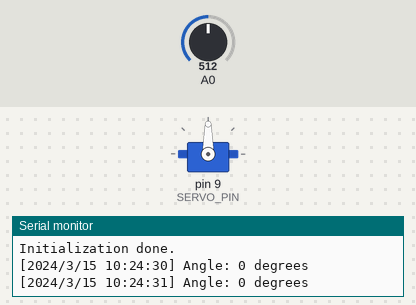
Bench run of a sketch on a simulated Arduino Uno, built with avr-gcc and run on an emulated ATmega328P. Parts: servo, the last lines printed to the serial monitor. The inputs (shaded band) are chosen by the test bench; at power-on: A0 = 512. The local clock reads 2024-03-15 10:24:30 at power-on unless the sketch sets it; storage starts empty.

Above: at 1.2 s.
1.3 s: A0 set to 716
At 1.9 s:
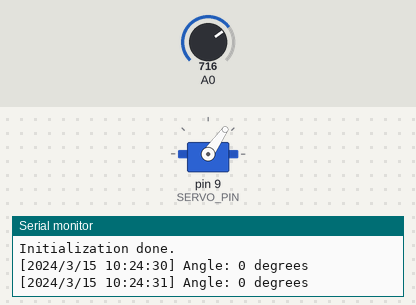
2.8 s: A0 set to 900
At 4.0 s:
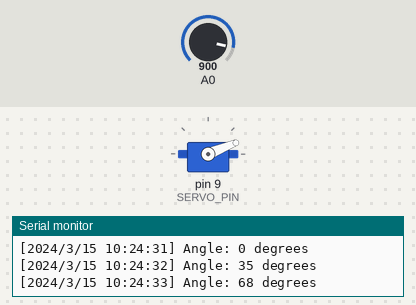
4.3 s: A0 set to 1023
At 5.4 s:
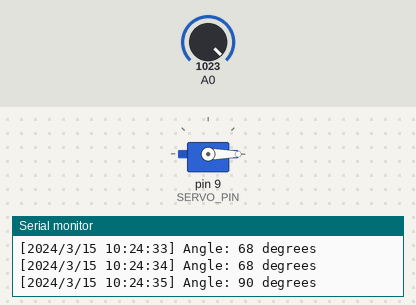
5.8 s: A0 set to 306
At 6.5 s:
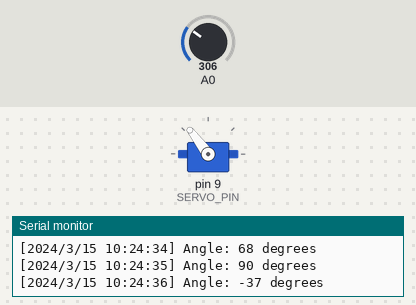
7.3 s: A0 set to 122
At 7.7 s:
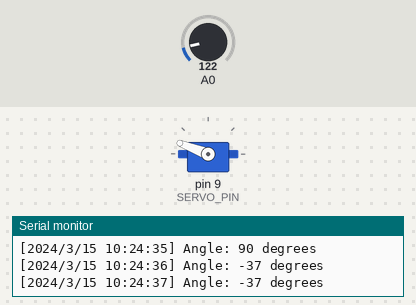
8.8 s: A0 set to 0
At 10.0 s:
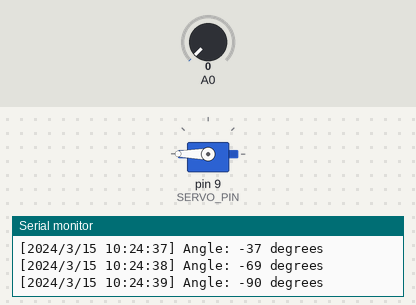
Timing chart, 0 to 11.3 s (numbered marks = the images above; inputs shaded):
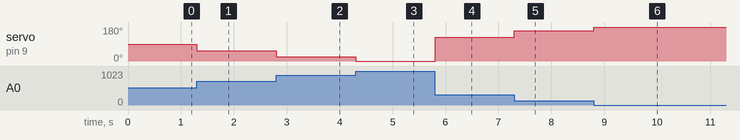

Measured:
- after the input at 1.3 s, servo on pin 9 (SERVO_PIN): 90° → 55° at once
- after the input at 2.8 s, servo on pin 9 (SERVO_PIN): 55° → 22° at once
- after the input at 4.3 s, servo on pin 9 (SERVO_PIN): 22° → 0° at once
- after the input at 5.8 s, servo on pin 9 (SERVO_PIN): 0° → 127° at once
- after the input at 7.3 s, servo on pin 9 (SERVO_PIN): 127° → 159° at once
- after the input at 8.8 s, servo on pin 9 (SERVO_PIN): 159° → 180° at once

The sketch:

introTask.ino
```cpp
#include <Servo.h>
#include "RTClib.h"
//SD Library has to be added to libraries.txt
#include <SD.h>

//pins section
#define CS_PIN 10
#define SERVO_PIN 9

int val;
int sec;
Servo servo;
RTC_DS1307 rtc;
File logs;
DateTime now;


void setup() {


  //setting up the console
  Serial.begin(11600);


  //setting up servo
  servo.attach(SERVO_PIN);


  //setting up the clock
  rtc.begin();
  //the value of sec will be never -1 so the first if for logsHandel always will run
  sec = -1;


  //setting up the SD card
  Serial.println("Initializing SD card... ");

  if (!SD.begin(CS_PIN)) {
    Serial.println("Card initialization failed!");
    while (true);
  }


  //getting the logs.txt file
  Serial.println("Initializing logs file...");
  logs = SD.open("logs.txt", FILE_WRITE);

  if(!logs){
    Serial.println("logs Initialization failed!");
    while(true);
  }

  //finishing initialization
  Serial.println("Initialization done.");


}

void servoHandle(){

  //generating the angle for servo
  //servo input and potentiometer output have reverse relation hance it has to be mirrored
  //x:(0 , 180) -> x'= 180 - (x) -> x':(0 , 180)
  servo.write(180 - val);

}

void logsHandle(){


  //output time generation section
  Serial.print("[");
  logs.print("[");

  Serial.print(now.year(), DEC);
  logs.print(now.year(), DEC);

  Serial.print("/");
  logs.print("/");

  Serial.print(now.month(), DEC);
  logs.print(now.month(), DEC);

  Serial.print("/");
  logs.print("/");

  Serial.print(now.day(), DEC);
  logs.print(now.day(), DEC);

  Serial.print(" ");
  logs.print(" ");

  Serial.print(now.hour(), DEC);
  logs.print(now.hour(), DEC);

  Serial.print(":");
  logs.print(":");

  Serial.print(now.minute(), DEC);
  logs.print(now.minute(), DEC);

  Serial.print(":");
  logs.print(":");

  Serial.print(now.second(),DEC);
  logs.print(now.second(),DEC);

  Serial.print("]");
  logs.print("]");


  //ouput Angle generation section
  Serial.print(" Angle: ");
  logs.print(" Angle: ");

  // x:(0 , 180) -> x'= 90-x -> x':(90,-90)
  Serial.print(val - 90);
  logs.print(val - 90);

  Serial.print(" degrees\n");
  logs.print(" degrees");

  logs.println(" ");


}


void loop() {


  //getting the current time
  now = rtc.now();

  //getting the percentage of the potentiometer
  val = map(analogRead(0),0,1023,0,180);

  //changing servo as fast as possible
  servoHandle();

  //logging per second
  if(sec != now.second()){
    logsHandle();
    sec = now.second();
  }


}
```
